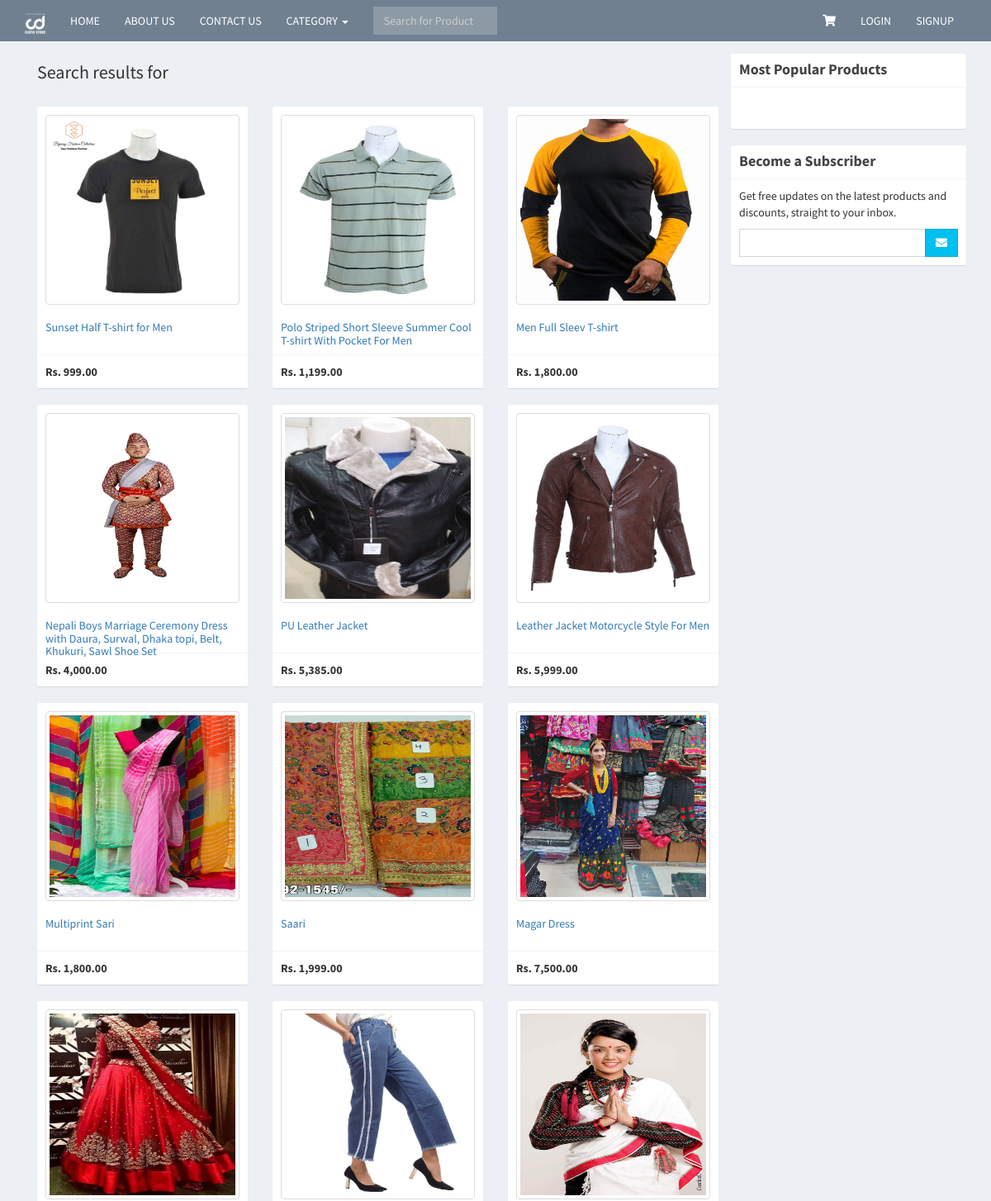
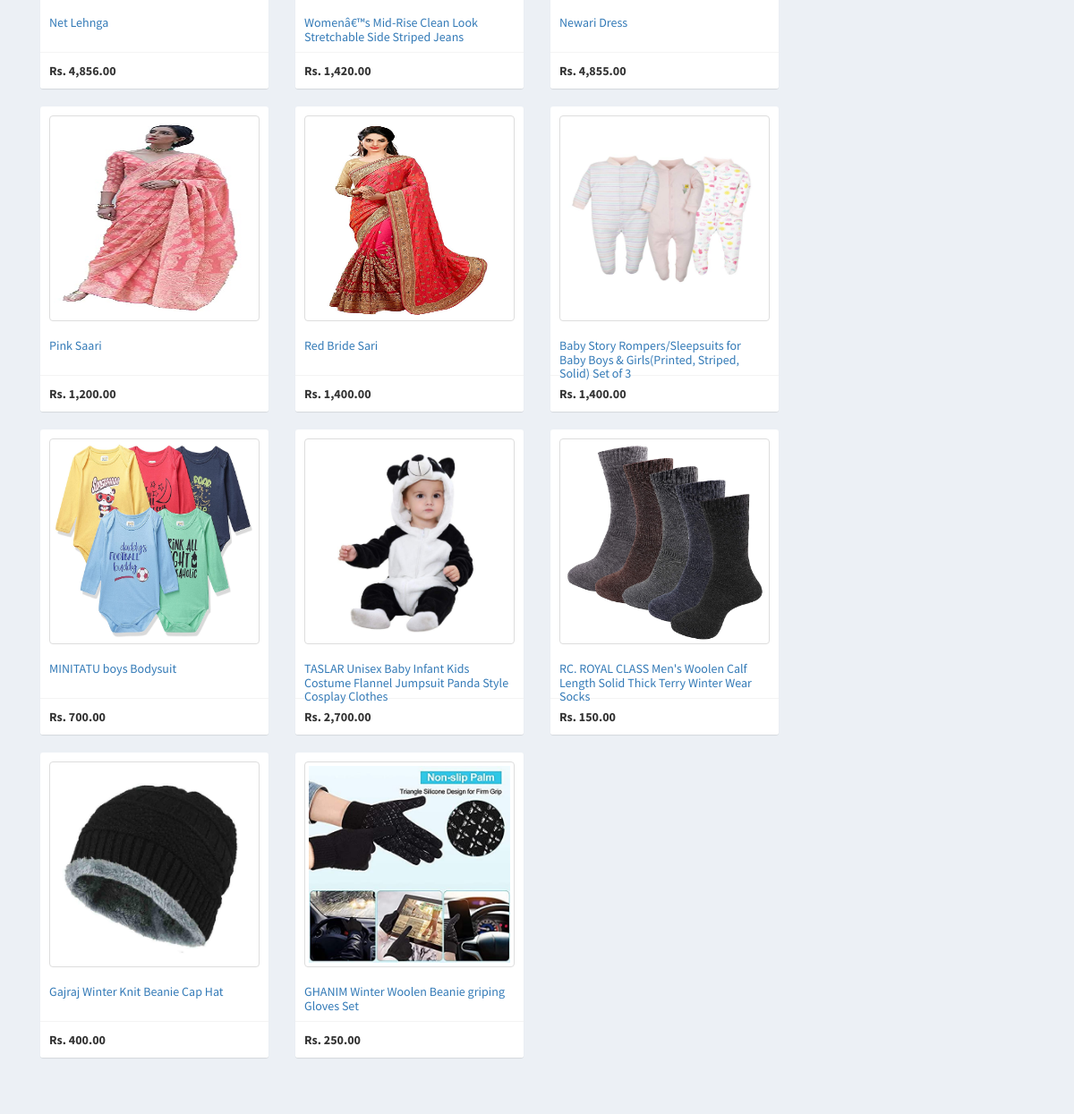
Screenshot of /search.php with the database file from the repository (2 pictures, top to bottom).
### tables this page shows
CREATE TABLE `products` (
  `id` int(11) NOT NULL,
  `category_id` int(11) NOT NULL,
  `name` text NOT NULL,
  `description` text NOT NULL,
  `slug` varchar(200) NOT NULL,
  `price` double NOT NULL,
  `photo` varchar(200) NOT NULL,
  `date_view` date NOT NULL,
  `counter` int(11) NOT NULL
);

### search.php (the view, shortened to what this page needs)
<?php include 'includes/session.php'; ?>
<?php include 'includes/header.php'; ?>
<body class="hold-transition skin-blue layout-top-nav">
<div class="wrapper">
	<?php include 'includes/navbar.php'; ?>
	  <div class="content-wrapper">
	    <div class="container">
	      <section class="content">
	        <div class="row">
	        	<div class="col-sm-9">
	            <?php
	       			$conn = $pdo->open();
	       			$stmt = $conn->prepare("SELECT COUNT(*) AS numrows FROM products WHERE name LIKE :keyword");
	       			$stmt->execute(['keyword' => '%'.$_POST['keyword'].'%']);
	       			$row = $stmt->fetch();
	       			if($row['numrows'] < 1){
	       				echo '<h1 class="page-header">No results found for <i>'.$_POST['keyword'].'</i></h1>';
	       			}
	       			else{
	       				echo '<h1 class="page-header">Search results for <i>'.$_POST['keyword'].'</i></h1>';
		       			try{
		       			 	$inc = 3;
						    $stmt = $conn->prepare("SELECT * FROM products WHERE name LIKE :keyword");
						    $stmt->execute(['keyword' => '%'.$_POST['keyword'].'%']);
						    foreach ($stmt as $row) {
						    	$highlighted = preg_filter('/' . preg_quote($_POST['keyword'], '/') . '/i', '<b>$0</b>', $row['name']);
						    	$image = (!empty($row['photo'])) ? 'images/'.$row['photo'] : 'images/noimage.jpg';
						    	$inc = ($inc == 3) ? 1 : $inc + 1;
	       						if($inc == 1) echo "<div class='row'>";
	       						echo "
	       							<div class='col-sm-4'>
	       								<div class='box box-solid'>
		       								<div class='box-body prod-body'>
		       									<img src='".$image."' width='100%' height='230px' class='thumbnail'>
		       									<h5><a href='product.php?product=".$row['slug']."'>".$highlighted."</a></h5>
		       								</div>
		       								<div class='box-footer'>
		       									<b>Rs. ".number_format($row['price'], 2)."</b>
		       								</div>
	       								</div>
	       							</div>
	       						";
	       						if($inc == 3) echo "</div>";
						    }
							if($inc == 2) echo "<div class='col-sm-4'></div></div>";
						}
						catch(PDOException $e){
							echo "There is some problem in connection: " . $e->getMessage();
						}
					}
	       		?>
	        	</div>
	        	<div class="col-sm-3">
	        		<?php include 'includes/sidebar.php'; ?>
	        	</div>
	        </div>
	      </section>
	    </div>
	  </div>
</div>
</body>
</html>

### includes/header.php (shortened to what this page needs)
<!DOCTYPE html>
<html>
<head>
  	<link rel="stylesheet" href="bower_components/bootstrap/dist/css/bootstrap.min.css">
    <link rel="stylesheet" href="bower_components/datatables.net-bs/css/dataTables.bootstrap.min.css">
  	<link rel="stylesheet" href="bower_components/font-awesome/css/font-awesome.min.css">
    <link rel="stylesheet" href="https://use.fontawesome.com/releases/v5.15.4/css/all.css">
  	<link rel="stylesheet" href="dist/css/AdminLTE.min.css">
  	<link rel="stylesheet" href="dist/css/skins/_all-skins.min.css">
    <link rel="stylesheet" href="magnify/magnify.min.css">
    <link rel="stylesheet" href="https://use.fontawesome.com/releases/v5.15.4/css/all.css">
</head>

### includes/navbar.php (shortened to what this page needs)
<header class="main-header">
  <nav class="navbar navbar-static-top">
    <div class="container">
      <div class="navbar-header">
        <a href="index.php" class="navbar-brand"><img src="images/logo.png" alt=""></a>
      </div>
      <div class="collapse navbar-collapse pull-left" id="navbar-collapse">
        <ul class="nav navbar-nav">
          <li><a href="index.php">HOME</a></li>
          <li><a href="about.php">ABOUT US</a></li>
          <li><a href="contact.php">CONTACT US</a></li>
          <li class="dropdown">
            <a href="#" class="dropdown-toggle" data-toggle="dropdown">CATEGORY <span class="caret"></span></a>
          </li>
        </ul>
        <form method="POST" class="navbar-form navbar-left" action="search.php">
          <div class="input-group">
              <input type="text" class="form-control" id="navbar-search-input" name="keyword" placeholder="Search for Product" required>
          </div>
        </form>
      </div>
      <div class="navbar-custom-menu">
        <ul class="nav navbar-nav">
          <li class="dropdown messages-menu">
            <a href="#" class="dropdown-toggle" data-toggle="dropdown">
              <i class="fa fa-shopping-cart"></i>
            </a>
          </li>
          <?php
            if(isset($_SESSION['user'])){
              $image = (!empty($user['photo'])) ? 'images/'.$user['photo'] : 'images/profile.jpg';
              echo '
                <li class="dropdown user user-menu">
                  <a href="#" class="dropdown-toggle" data-toggle="dropdown">
                    <img src="'.$image.'" class="user-image" alt="User Image">
                    <span class="hidden-xs">'.$user['firstname'].' '.$user['lastname'].'</span>
                  </a>
                  <ul class="dropdown-menu">
                    <li class="user-header">
                      <img src="'.$image.'" class="img-circle" alt="User Image">
                      <p>
                        '.$user['firstname'].' '.$user['lastname'].'
                        <small>Member since '.date('M. Y', strtotime($user['created_on'])).'</small>
                      </p>
                    </li>
                    <li class="user-footer">
                      <div class="pull-left">
                        <a href="profile.php" class="btn btn-default btn-flat">Profile</a>
                      </div>
                      <div class="pull-right">
                        <a href="logout.php" class="btn btn-default btn-flat">Sign out</a>
                      </div>
                    </li>
                  </ul>
                </li>
              ';
            }
            else{
              echo "
                <li><a href='login.php'>LOGIN</a></li>
                <li><a href='signup.php'>SIGNUP</a></li>
              ";
            }
          ?>
        </ul>
      </div>
    </div>
  </nav>
</header>

### includes/sidebar.php (shortened to what this page needs)
<div class="row">
	<div class="box box-solid">
	  	<div class="box-header with-border">
	    	<h3 class="box-title"><b>Most Popular Products</b></h3>
	  	</div>
	  	<div class="box-body">
	  		<ul id="trending">
	  	</div>
	</div>
</div>
<div class="row">
	<div class="box box-solid">
	  	<div class="box-header with-border">
	    	<h3 class="box-title"><b>Become a Subscriber</b></h3>
	  	</div>
	  	<div class="box-body">
	    	<p>Get free updates on the latest products and discounts, straight to your inbox.</p>
	    	<form method="POST" action="">
		    	<div class="input-group">
	                <input type="text" class="form-control">
	                <span class="input-group-btn">
	                    <button type="button" class="btn btn-info btn-flat"><i class="fa fa-envelope"></i> </button>
	                </span>
	            </div>
		    </form>
	  	</div>
	</div>
</div>

### includes/header.php (style rules this page uses)
@media (min-width: 768px) { #navbar-search-input { width: 60px; } }
@media (min-width: 992px) { #navbar-search-input { width: 150px; } }
.prod-body { height:300px; }
#trending { list-style: none; padding:10px 5px 10px 15px; }

### rows the page displays
products: photo (picture), name "S u n s e t H a l f T - s h i r t f o r M e n", price "999.00"
products: photo (picture), name "P o l o S t r i p e d S h o r t S l e e v e S u m m e r C o o l T - s h i r t W i t h P o c k e t F o r M e n", price "1,199.00"
products: photo (picture), name "M e n F u l l S l e e v T - s h i r t", price "1,800.00"
products: photo (picture), name "N e p a l i B o y s M a r r i a g e C e r e m o n y D r e s s w i t h D a u r a , S u r w a l , D h a k a t o p i , B e l t , K h u k u r i , S a w l S h o e S e t", price "4,000.00"
products: photo (picture), name "P U L e a t h e r J a c k e t", price "5,385.00"
products: photo (picture), name "L e a t h e r J a c k e t M o t o r c y c l e S t y l e F o r M e n", price "5,999.00"
products: photo (picture), name "M u l t i p r i n t S a r i", price "1,800.00"
products: photo (picture), name "S a a r i", price "1,999.00"
products: photo (picture), name "M a g a r D r e s s", price "7,500.00"
products: photo (picture), name "N e t L e h n g a", price "4,856.00"
products: photo (picture), name "W o m e n â € ™ s M i d - R i s e C l e a n L o o k S t r e t c h a b l e S i d e S t r i p e d J e a n s", price "1,420.00"
products: photo (picture), name "N e w a r i D r e s s", price "4,855.00"
products: photo (picture), name "P i n k S a a r i", price "1,200.00"
products: photo (picture), name "R e d B r i d e S a r i", price "1,400.00"
products: photo (picture), name "B a b y S t o r y R o m p e r s / S l e e p s u i t s f o r B a b y B o y s & G i r l s ( P r i n t e d , S t r i p e d , S o l i d ) S e t o f 3", price "1,400.00"
products: photo (picture), name "M I N I T A T U b o y s B o d y s u i t", price "700.00"
products: photo (picture), name "T A S L A R U n i s e x B a b y I n f a n t K i d s C o s t u m e F l a n n e l J u m p s u i t P a n d a S t y l e C o s p l a y C l o t h e s", price "2,700.00"
products: photo (picture), name "R C . R O Y A L C L A S S M e n ' s W o o l e n C a l f L e n g t h S o l i d T h i c k T e r r y W i n t e r W e a r S o c k s", price "150.00"
products: photo (picture), name "G a j r a j W i n t e r K n i t B e a n i e C a p H a t", price "400.00"
products: photo (picture), name "G H A N I M W i n t e r W o o l e n B e a n i e g r i p i n g G l o v e s S e t", price "250.00"
